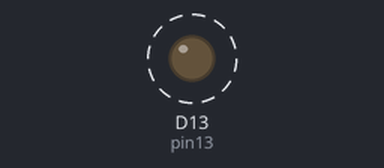
A program run on a simulated Arduino board driven over Firmata from a computer. On the bench: output pins drawn as LEDs (lit = HIGH). Dashed ring = blinking. What the program prints to the terminal is not drawn.

Above: at 5.5 s.
Timing chart, 0 to 9.6 s (numbered marks = the images above):
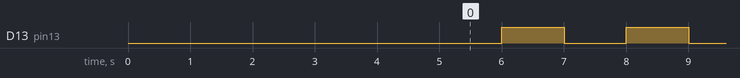

The program:

arduino.py
```python
import pyfirmata
import time
board = pyfirmata.Arduino('/dev/ttyACM0')
pin13 = board.get_pin('d:13:o')
while True:
    time.sleep(1)
    print("on")
    pin13.write(1)
    time.sleep(1)
    print("off")
    pin13.write(0)
```

Measured:
- by itself, D13 (pin13): alternates HIGH for 1.0 s and LOW for 1.0 s
